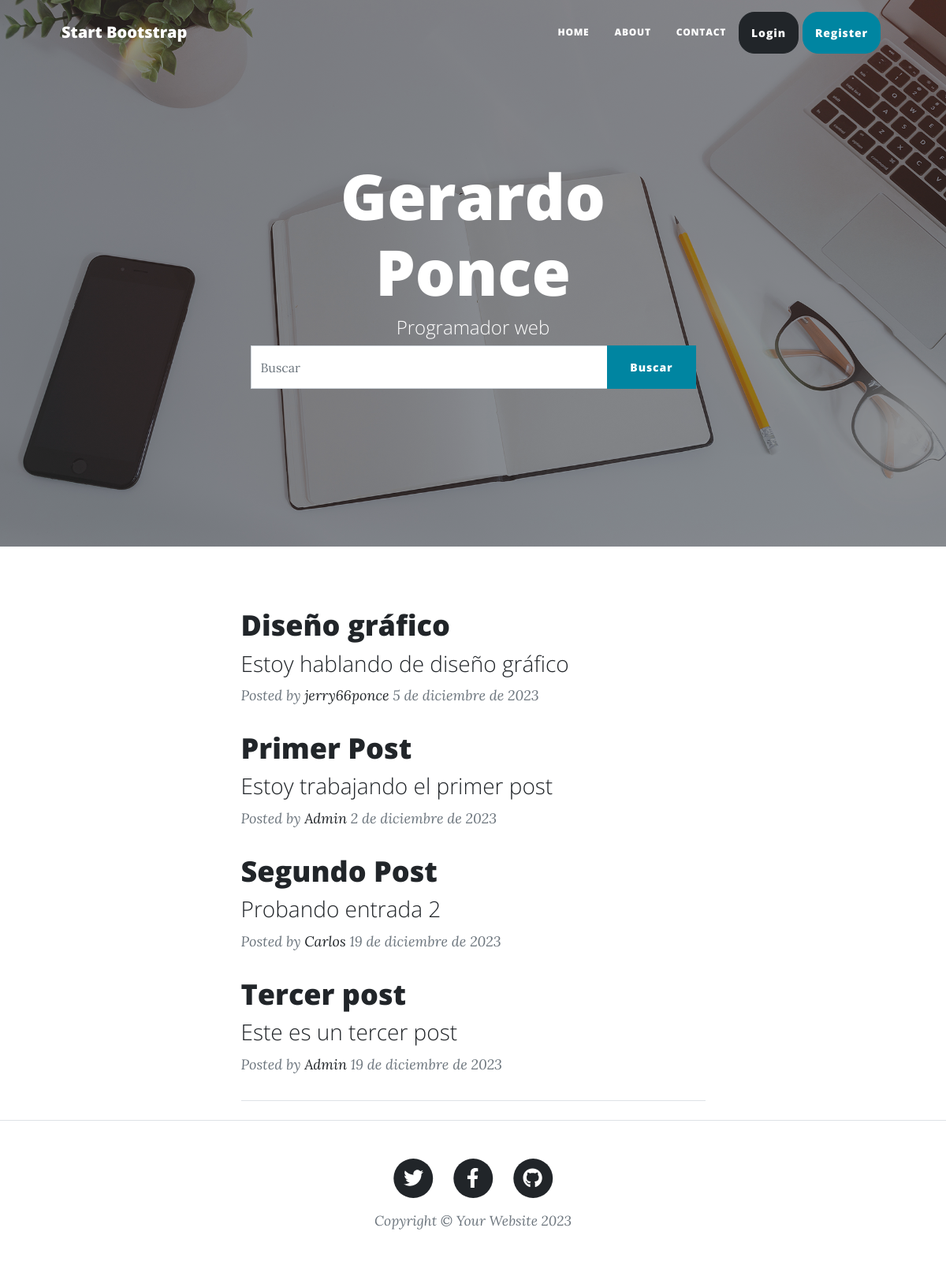
The page / on the database its author committed.
### coder/models.py (models this page shows, shortened)
class Post(models.Model):
    titulo = models.CharField(max_length=100)
    subtitulo = models.CharField(max_length=100)
    cuerpo = RichTextField(verbose_name="Contenido")
    autor = models.ForeignKey(User, on_delete=models.CASCADE)
    fecha = models.DateField()
    imagen = models.URLField(default="Pega el link de una imagen")
    slug = models.SlugField(max_length=200, unique=True)
    class Meta:
        verbose_name = "Post"  # traduce el nombre de la app
        verbose_name_plural = "posts"  # traduce el nombre de la app

### coder/views.py (the view)
# urls.py: path("", index, name="index"),
def index(request):
    queryset = request.GET.get("buscar")
    posts = Post.objects.all()  # sirve para traer todos los posts
    if queryset:  # sirve para buscar
        posts = Post.objects.filter(
            Q(titulo__icontains=queryset) | Q(subtitulo__icontains=queryset)
        ).distinct()  # sirve para buscar el distinct sirve para traer los distintos post
    return render(request, "coder/index.html", {"posts": posts})

### coder/templates/coder/index.html (shortened to what this page needs)
{% extends 'core/base.html' %}
{%block background%}{% load static %}{% static 'core/assets/img/home-bg.jpg'%}{%endblock%}
{%block headers%}
<h1>Gerardo Ponce</h1>
<span class="subheading">Programador web</span>
<div class="container">
    <div class="row">
        <div class="col-md-12 buscador">
            <form method="GET">
                <div id="custon-search-input">
                    <div class="input-group col-md-12">
                        <input type="text" class="form-control" placeholder="Buscar" name="buscar">
                        <span class="input-group-list">
                            <button type="submit" class="btn btn-primary">Buscar</button>
                        </span>
                    </div>
                </div>
            </form>
        </div>
    </div>
</div>
{% endblock %}
{% block content %}
<div class="container px-4 px-lg-5">
    <div class="row gx-4 gx-lg-5 justify-content-center">
        <div class="col-md-10 col-lg-8 col-xl-7">
            {%if posts %}
            {%for post in posts%}
            <div class="post-preview">
                <a href="{% url 'article' post.slug%}">
                    <h2 class="post-title">{{post.titulo}}</h2>
                    <h3 class="post-subtitle">{{post.subtitulo}}</h3>
                </a>
                <p class="post-meta">
                    Posted by
                    <a href="#!">{{post.autor}}</a>
                    {{post.fecha}}
                </p>
            </div>
            {%endfor%}
            {%else%}
            <h1>No hay articulos</h1>
            {%endif%}
            <hr class="my-4" />
        </div>
    </div>
</div>
{% endblock %}

### rows shown on the page
Post: titulo "Diseño gráfico", subtitulo "Estoy hablando de diseño gráfico", autor "jerry66ponce", fecha "5 de diciembre de 2023"
Post: titulo "Primer Post", subtitulo "Estoy trabajando el primer post", autor "Admin", fecha "2 de diciembre de 2023"
Post: titulo "Segundo Post", subtitulo "Probando entrada 2", autor "Carlos", fecha "19 de diciembre de 2023"
Post: titulo "Tercer post", subtitulo "Este es un tercer post", autor "Admin", fecha "19 de diciembre de 2023"
